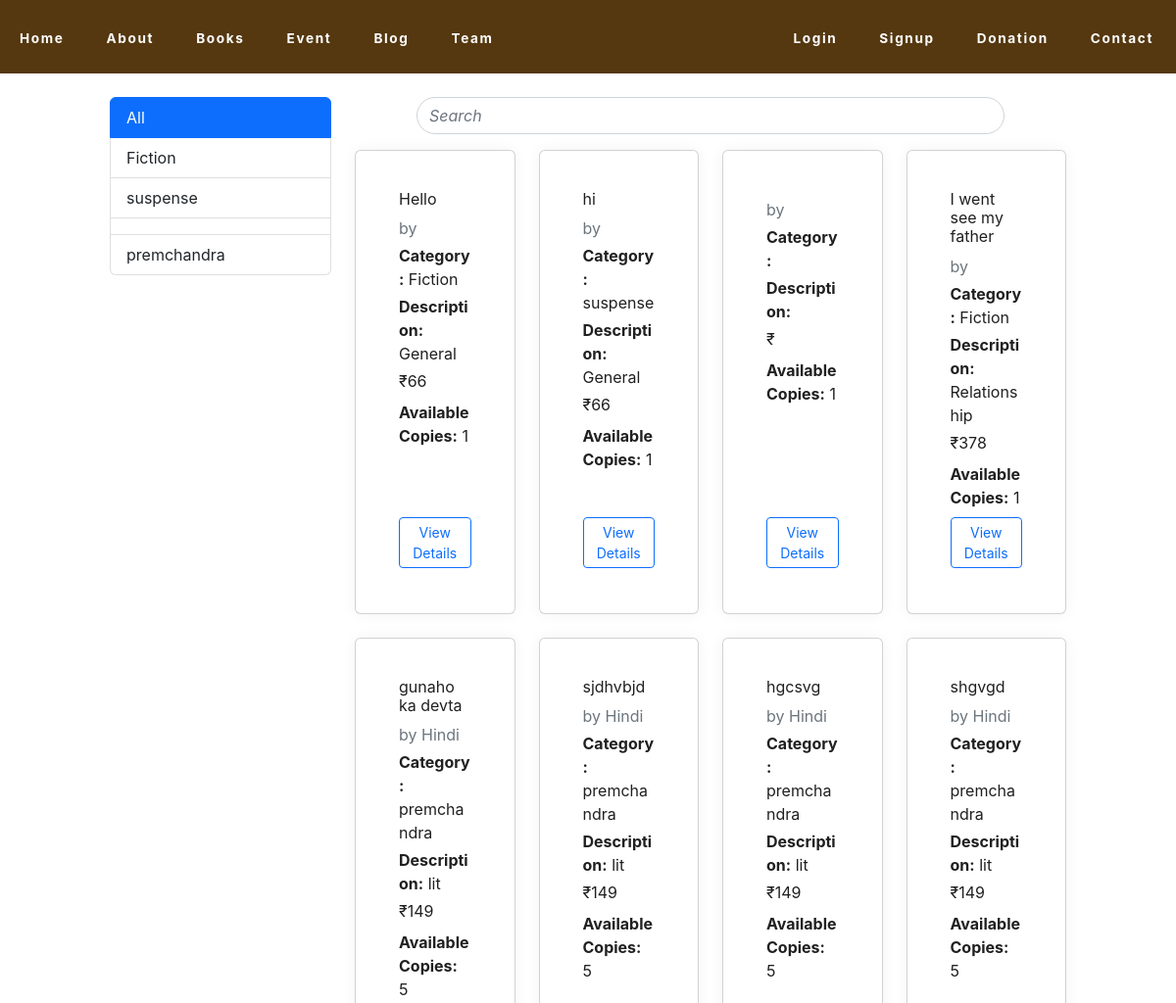
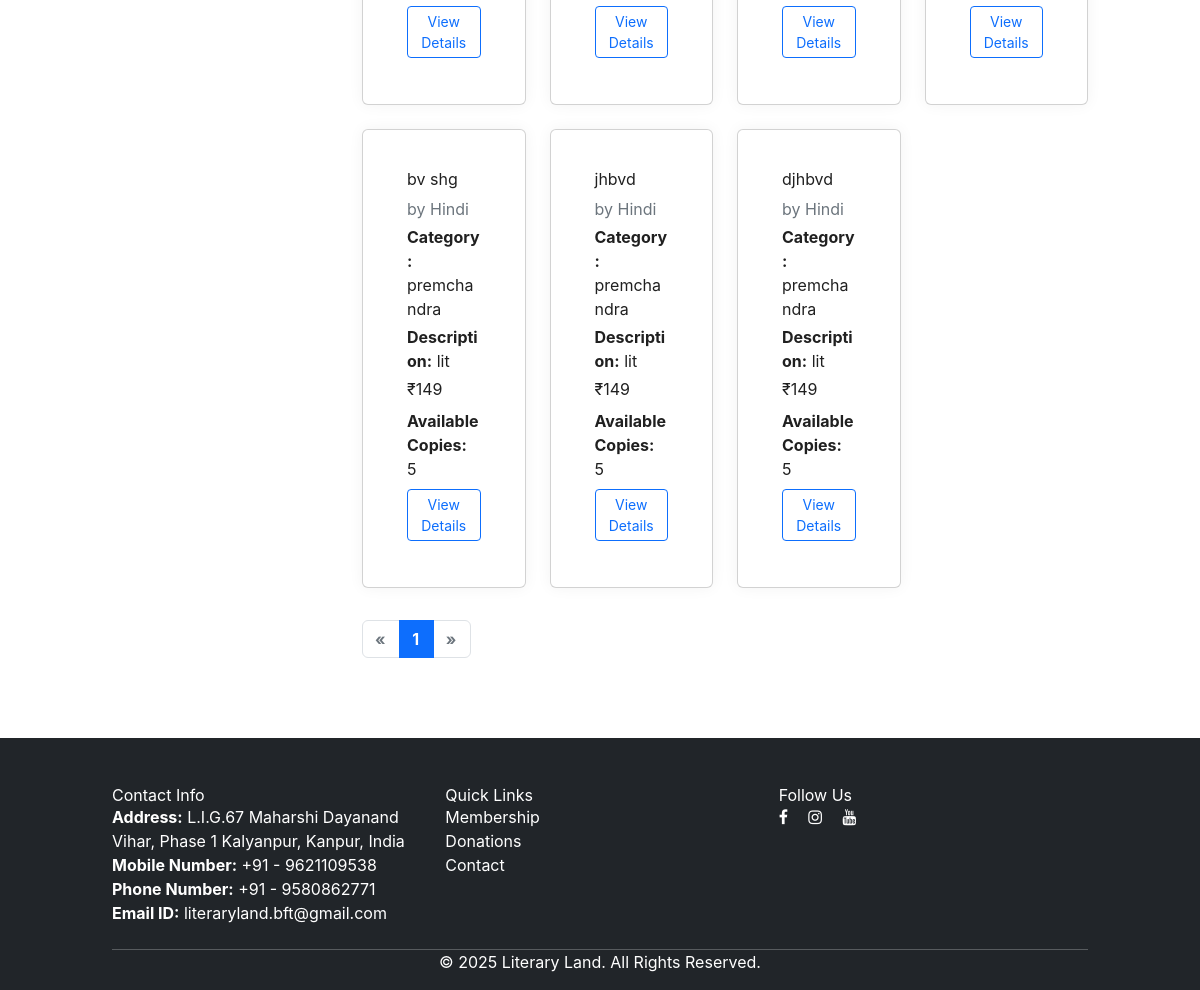
Screenshot of /book with the database file from the repository (2 pictures, top to bottom).
### Land/models.py (models this page shows, shortened)
class Book(models.Model):
    title = models.CharField(max_length=200, unique=True)
    category=models.CharField(max_length=40)
    sub_category=models.CharField(max_length=40, default='General')
    language=models.CharField(max_length=200)
    price=models.CharField(max_length=10)
    image=models.FileField(upload_to='files/')
    author = models.CharField(max_length=100)
    available_copies = models.IntegerField(default=1)

### Land/views.py (the view)
# urls.py: path('book', views.books, name='book'),
def books(request):
    category_filter = request.GET.get('category', None)
    search_query = request.GET.get('q', '')
    books_qs = Book.objects.all()
    if category_filter and category_filter.lower() != 'all':
        books_qs = books_qs.filter(category__iexact=category_filter)
    if search_query:
        books_qs = books_qs.filter(
            Q(title__icontains=search_query) |
            Q(author__icontains=search_query)
        )
    paginator = Paginator(books_qs, 12)  # 12 books per page
    page_number = request.GET.get('page')
    page_obj = paginator.get_page(page_number)
    all_categories = Book.objects.values_list('category', flat=True).distinct()
    context = {
        'page_obj': page_obj,
        'categories': all_categories,
        'selected_category': category_filter or 'All',
        'search_query': search_query,
    }
    return render(request, 'books.html', context)

### Land/templates/books.html (shortened to what this page needs)
{% block content %}
<!DOCTYPE html>
<html lang="en">
<head>
  {% load static %}
  <link href="https://unpkg.com/aos@2.3.1/dist/aos.css" rel="stylesheet">
  <link rel="stylesheet" href="https://cdn.jsdelivr.net/npm/bootstrap@5.2.3/dist/css/bootstrap.min.css">
  <link rel="stylesheet" href="{% static 'css/style.css' %}">
  <script src="https://cdn.tailwindcss.com"></script>
  <link rel="stylesheet" href="https://cdnjs.cloudflare.com/ajax/libs/font-awesome/6.0.0/css/all.min.css" />
    <link rel='stylesheet' href='https://cdnjs.cloudflare.com/ajax/libs/font-awesome/4.7.0/css/font-awesome.min.css'>
</head>
<body>
  <header>
      <nav class="navbar navbar-expand-lg">
        <ul class="navbar-nav">
              <a class="nav-link" href="{% url 'index' %}">Home</a>
              <a class="nav-link" href="{% url 'about' %}">About</a>
              <a class="nav-link" href="{% url 'book' %}">Books</a>
              <a class="nav-link" href="{% url 'events' %}">Event</a>
              <a class="nav-link" href="{% url 'blog_list' %}">Blog</a>
              <a class="nav-link" href="{% url 'team' %}">Team</a>
        </ul>
        <ul class="navbar-nav ms-auto">
            <a class="nav-link" href="{% url 'login' %}">Login</a>
            <a class="nav-link" href="{% url 'membership' %}">Signup</a>
            <a class="nav-link" href="{% url 'donation' %}">Donation</a>
            <a class="nav-link" href="{% url 'contact' %}">Contact</a>
        </ul>
      </nav>
  </header>
<div class="container mt-4">
  <div class="row">
    <div class="col-md-3">
      <ul class="list-group">
        <li class="list-group-item {% if selected_category == 'All' %}active{% endif %}">
          <a href="{% url 'book' %}?category=All" class="{% if selected_category == 'All' %}text-white{% endif %}">All</a>
        </li>
        {% for category in categories %}
        <li class="list-group-item {% if selected_category == category %}active{% endif %}">
          <a href="{% url 'book' %}?category={{ category }}" class="{% if selected_category == category %}text-white{% endif %}">{{ category }}</a>
        </li>
        {% endfor %}
      </ul>
    </div>
    <div class="col-md-9">
      <form method="get" action="{% url 'book' %}" class="mb-3" style="max-width: 600px; margin:auto;">
        <div class="input-group rounded">
          <input type="search" name="q" class="form-control rounded-pill" placeholder="Search" aria-label="Search" aria-describedby="search-addon" value="{{ search_query }}" style="padding-right: 40px;">
        </div>
      </form>
      <div class="row">
        {% for book in page_obj %}
        <div class="col-md-3 mb-4">
          <div class="card h-100">
            <div class="card-body d-flex flex-column">
              <h6 class="card-title">{{ book.title }}</h6>
              <p class="card-text text-muted mb-1">by {{ book.author }}</p>
              <p class="card-text mb-1"><strong>Category:</strong> {{ book.category }}</p>
              <p class="card-text mb-1"><strong>Description:</strong> {{ book.sub_category }}</p>
              <p class="card-text mb-2">₹{{ book.price }}</p>
              <p class="card-text mb-2"><strong>Available Copies:</strong> {{ book.available_copies }}</p>
              <a href="#" class="btn btn-sm btn-outline-primary mt-auto">View Details</a>
            </div>
          </div>
        </div>
        {% empty %}
        <p>No books found.</p>
        {% endfor %}
      </div>
      <nav aria-label="Page navigation">
        <ul class="pagination justify-content-center">
          {% if page_obj.has_previous %}
          <li class="page-item">
            <a class="page-link" href="?category={{ selected_category }}&q={{ search_query }}&page={{ page_obj.previous_page_number }}" aria-label="Previous">
              <span aria-hidden="true">&laquo;</span>
            </a>
          </li>
          {% else %}
          <li class="page-item disabled">
            <span class="page-link">&laquo;</span>
          </li>
          {% endif %}
          {% for num in page_obj.paginator.page_range %}
            {% if page_obj.number == num %}
              <li class="page-item active"><span class="page-link">{{ num }}</span></li>
            {% elif num > page_obj.number|add:'-3' and num < page_obj.number|add:'3' %}
              <li class="page-item"><a class="page-link" href="?category={{ selected_category }}&q={{ search_query }}&page={{ num }}">{{ num }}</a></li>
            {% endif %}
          {% endfor %}
          {% if page_obj.has_next %}
          <li class="page-item">
            <a class="page-link" href="?category={{ selected_category }}&q={{ search_query }}&page={{ page_obj.next_page_number }}" aria-label="Next">
              <span aria-hidden="true">&raquo;</span>
            </a>
          </li>
          {% else %}
          <li class="page-item disabled">
            <span class="page-link">&raquo;</span>
          </li>
          {% endif %}
        </ul>
      </nav>
    </div>
  </div>
</div>
<footer class="bg-dark text-white mt-5 pt-5 pb-3">
        <div class="container">
            <div class="row">
                <div class="col-md-4 mb-4">
                    <h5>Contact Info</h5>
                    <p><strong>Address:</strong> L.I.G.67 Maharshi Dayanand Vihar, Phase 1 Kalyanpur, Kanpur, India</p>
                    <p><strong>Mobile Number:</strong> +91 - 9621109538</p>
                    <p><strong>Phone Number:</strong> +91 - 9580862771</p>
                    <p><strong>Email ID:</strong> literaryland.bft@gmail.com</p>
                </div>
                <div class="col-md-4 mb-4">
                    <h5>Quick Links</h5>
                    <ul class="list-unstyled">
                        <li><a href="{% url 'membership' %}" class="text-white text-decoration-none">Membership</a></li>
                        <li><a href="{% url 'donation' %}" class="text-white text-decoration-none">Donations</a></li>
                        <li><a href="{% url 'contact' %}" class="text-white text-decoration-none">Contact</a></li>
                    </ul>
                </div>
                <div class="col-md-4 mb-4">
                    <h5>Follow Us</h5>
                    <a href="https://www.facebook.com/share/1B8gzCaQYS/?mibextid=wwXIfr" class="text-white me-3"><i class="fa fa-facebook"></i></a>
                    <a href="https://www.instagram.com/literary__land?igsh=YzljYTk1ODg3Zg==" class="text-white me-3"><i class="fa fa-instagram"></i></a>
                    <a href="https://youtube.com/@literaryland_bft?feature=shared" class="text-white me-3"><i class="fa fa-youtube"></i></a>
                </div>
            </div>
            <hr class="border-light">
            <div class="text-center">
               <p class="mb-0">&copy; 2025 Literary Land. All Rights Reserved.</p>
            </div>
        </div>
    </footer>
	</body>
{% endblock %}
</html>

### Land/static/css/style.css (style rules this page uses)
*, *::before, *::after { box-sizing: border-box; }
body { margin: 0; font-family: 'Segoe UI', Tahoma, Geneva, Verdana, sans-serif; background-color: #fff; color: #222; line-height: 1.6; -webkit-font-smoothing: antialiased; -moz-osx-font-smoothing: grayscale; }
a { color: inherit; text-decoration: none; }
.container { width: 90%; max-width: 1200px; margin-left: 100px; margin-right: auto; }
nav { margin-top: 8px; margin-bottom: 32px; text-align: center; font-weight: 700; font-size: 0.85rem; letter-spacing: 0.12em; }
nav a { color: #222; margin: 0 12px; padding: 10px 8px; position: relative; transition: color 0.3s ease; }
* { box-sizing: border-box; }
body { font-family: 'Segoe UI', Tahoma, Geneva, Verdana, sans-serif; margin: 0; background: #fff; color: #222; line-height: 1.5; }
.container { max-width: 1100px; margin: 40px auto 80px; padding: 0 20px; }
.card { background: #fff; box-shadow: 0 0 15px rgb(0 0 0 / 0.05); border-radius: 6px; padding: 24px 28px 30px; flex: 1 1 360px; max-width: 480px; position: relative; overflow: visible; }
form { display: flex; flex-direction: column; gap: 12px; }
::placeholder { color: #999; font-style: italic; }
body { font-family: Arial, sans-serif; background-color: #f4f4f4; margin: 0; padding: 0; }
body { margin: 0; font-family: 'Inter', sans-serif; background: #ffffff; color: #202020; line-height: 1.5; }
a { color: #555; text-decoration: none; }
.container { max-width: 1100px; margin: 0 auto; padding: 0 24px; }

### Land/templates/books.html (style rules this page uses)
header { background-color: #553810ff; padding: 5px 0; max-width: 100%; max-height: 75px; }
nav { display: flex; justify-content: space-between; align-items: center; }
.navbar-nav .nav-link { color: white; margin-right: 15px; }

### rows the page displays
Book: title "Hello", category "Fiction", sub_category "General", price "66", available_copies "1"
Book: title "hi", category "suspense", sub_category "General", price "66", available_copies "1"
Book: available_copies "1"
Book: title "I went see my father", category "Fiction", sub_category "Relationship", price "378", available_copies "1"
Book: title "gunaho ka devta", author "Hindi", category "premchandra", sub_category "lit", price "149", available_copies "5"
Book: title "sjdhvbjd", author "Hindi", category "premchandra", sub_category "lit", price "149", available_copies "5"
Book: title "hgcsvg", author "Hindi", category "premchandra", sub_category "lit", price "149", available_copies "5"
Book: title "shgvgd", author "Hindi", category "premchandra", sub_category "lit", price "149", available_copies "5"
Book: title "bv shg", author "Hindi", category "premchandra", sub_category "lit", price "149", available_copies "5"
Book: title "jhbvd", author "Hindi", category "premchandra", sub_category "lit", price "149", available_copies "5"
Book: title "djhbvd", author "Hindi", category "premchandra", sub_category "lit", price "149", available_copies "5"

### other values shown
{{ category }} "Fiction" "suspense" "premchandra"
{{ num }} "1"
